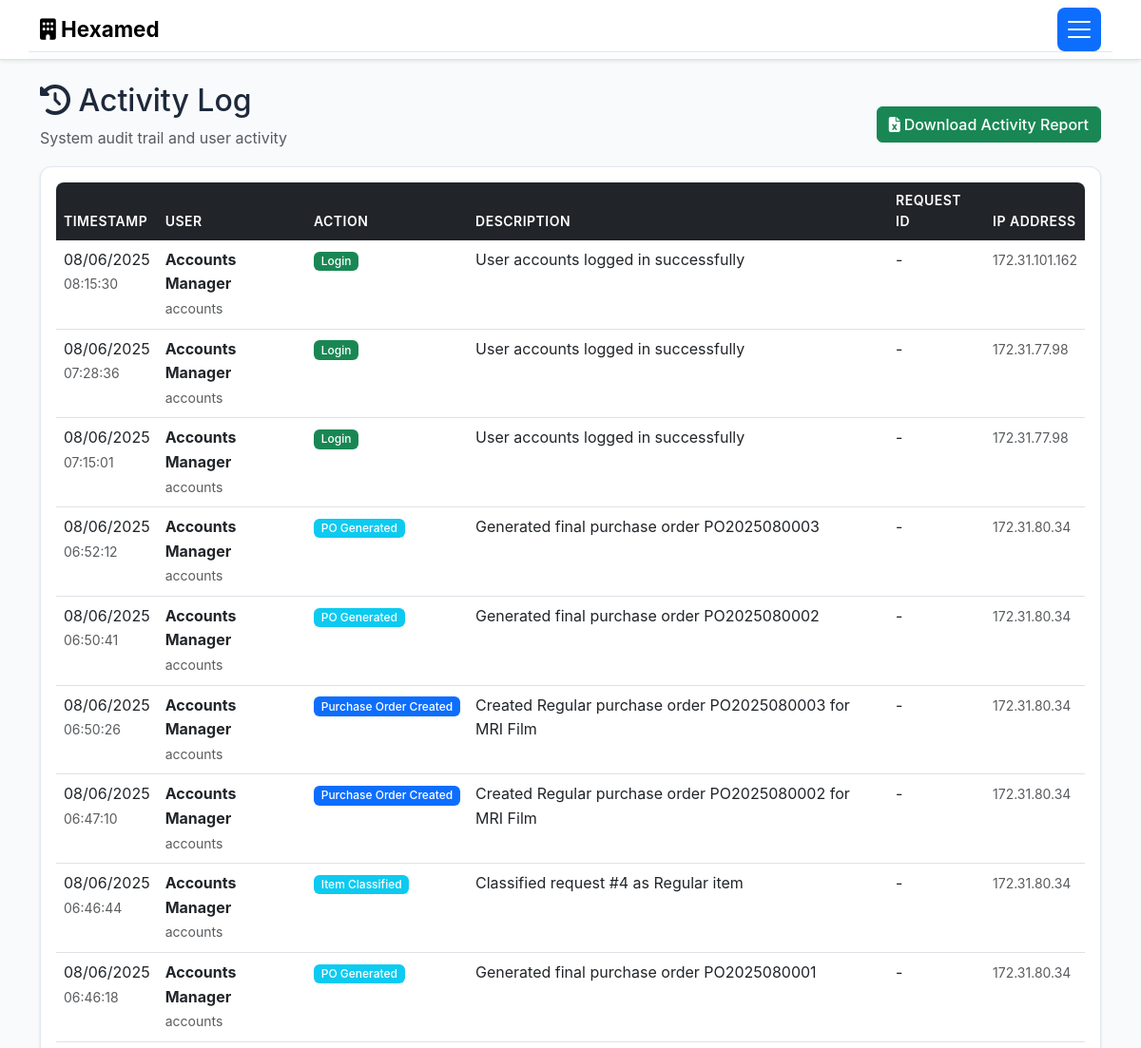
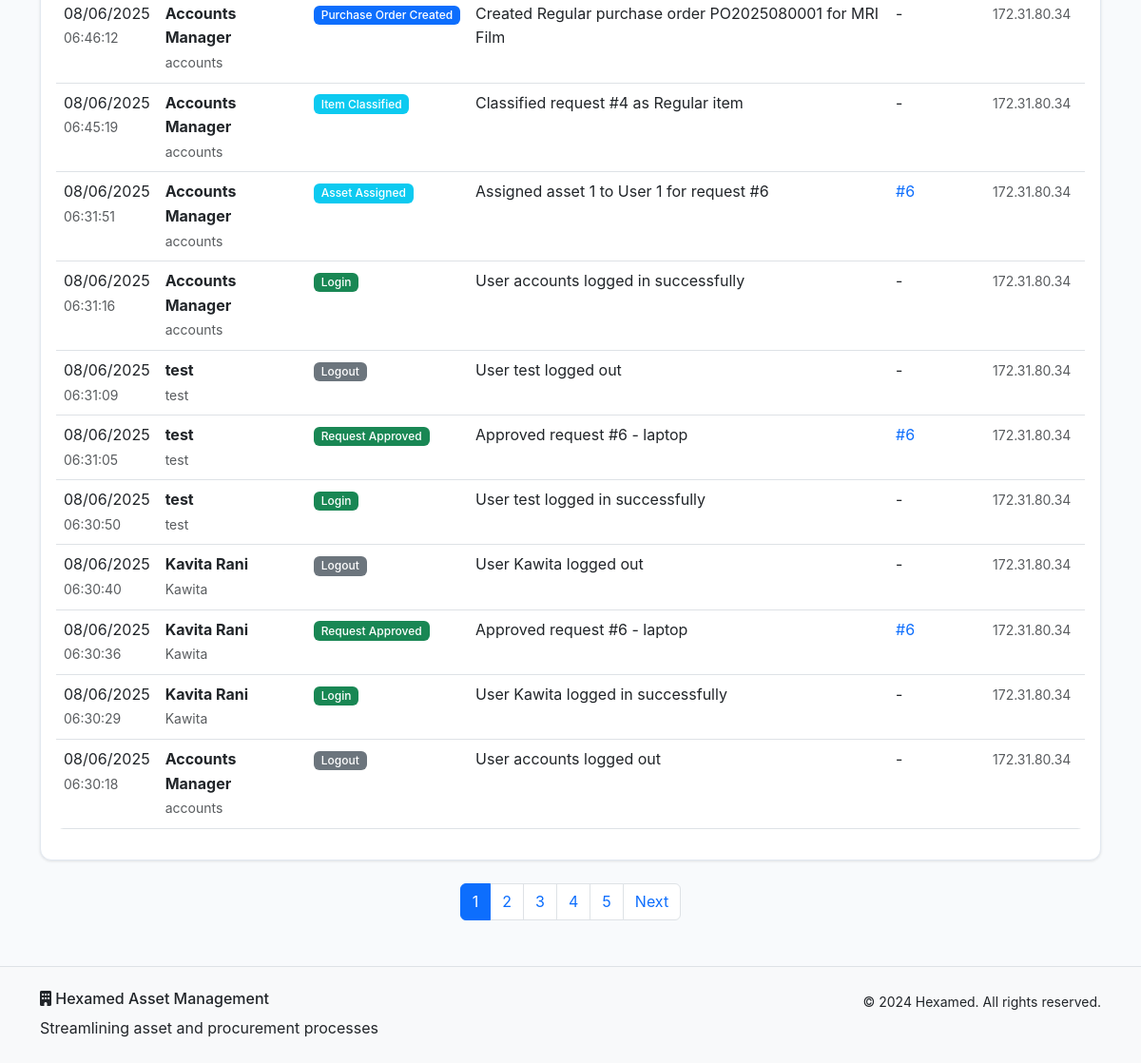
/activity (signed in), run on an earlier commit of the app's database (2 pictures, top to bottom).
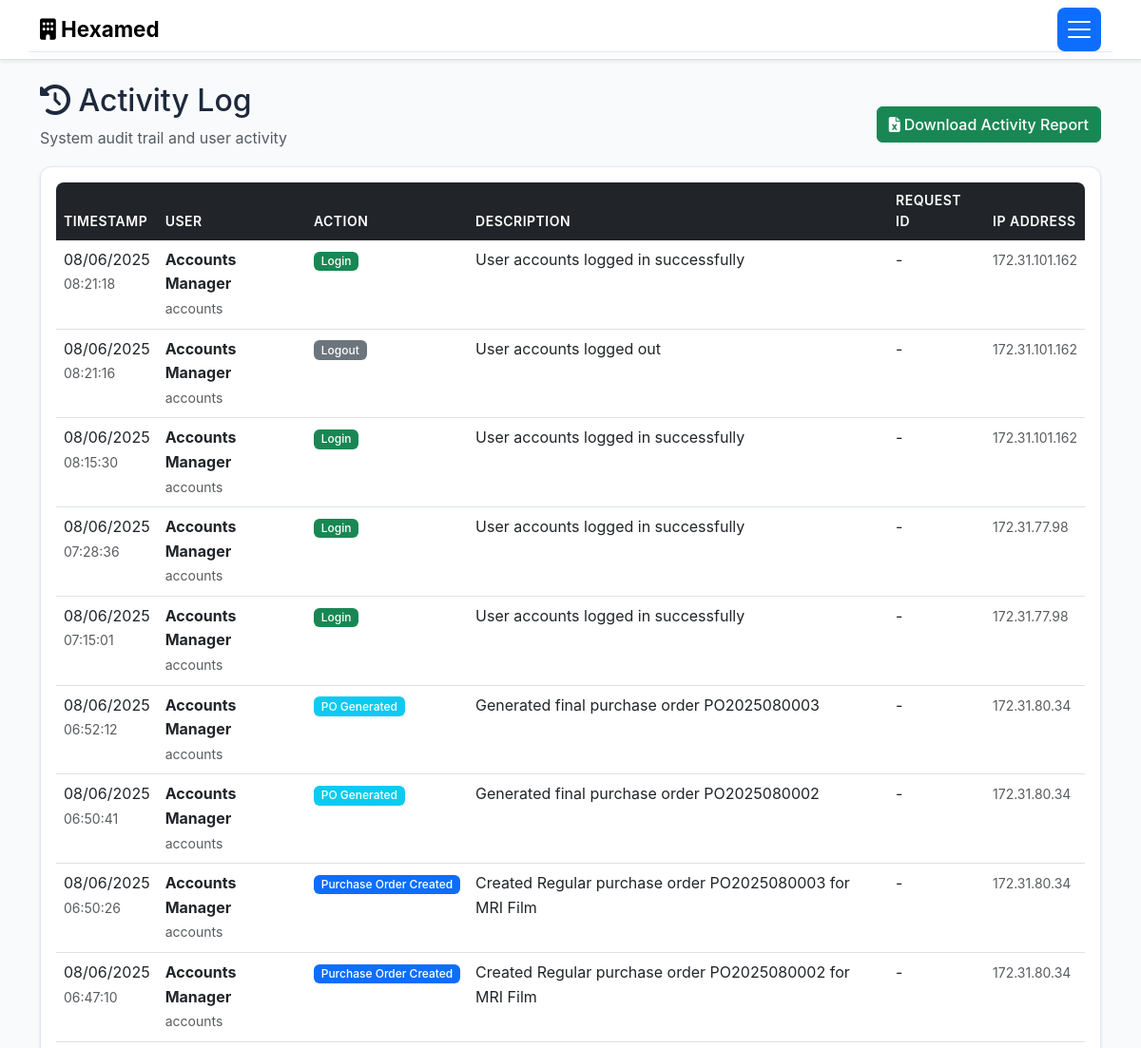
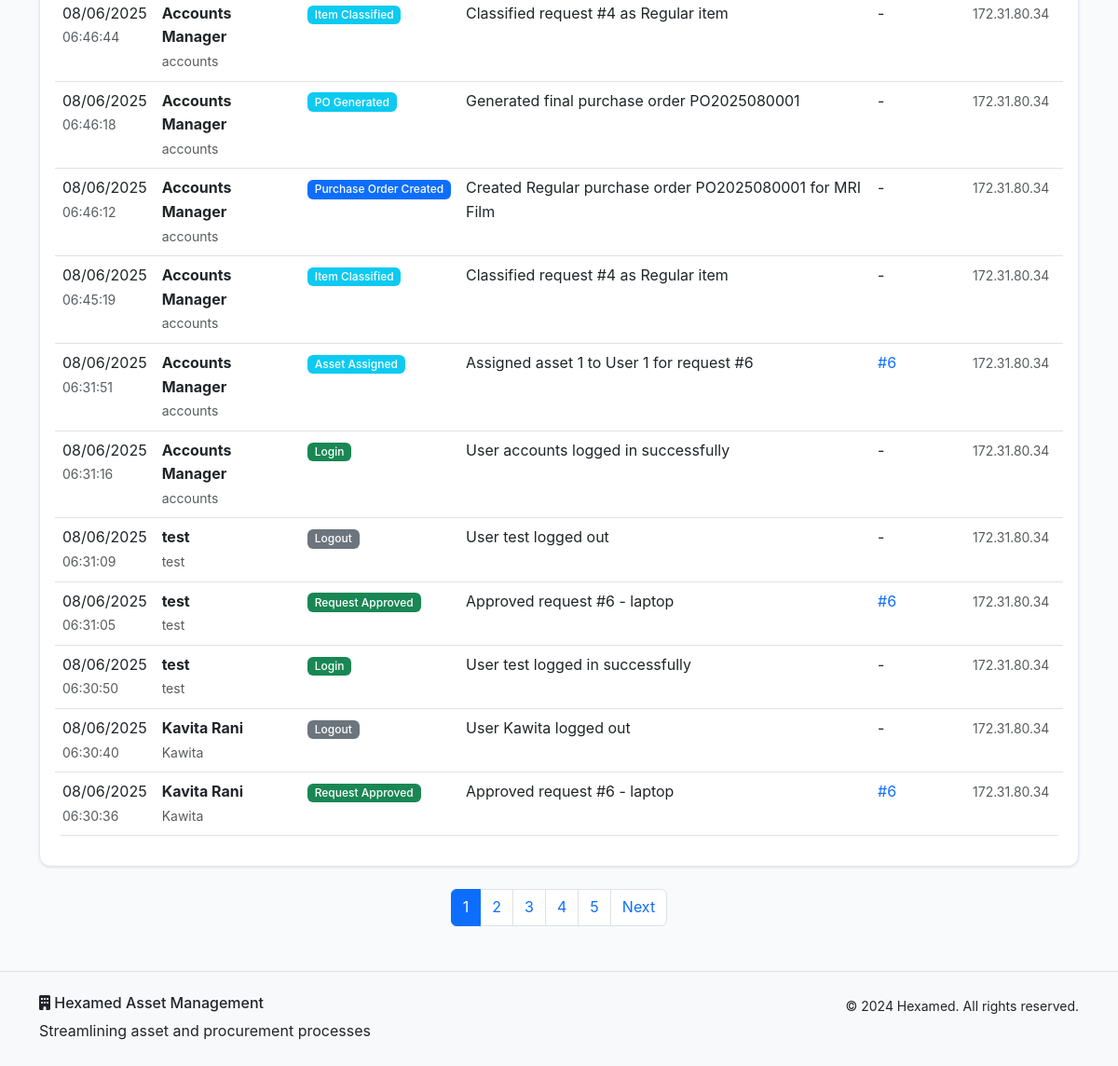
And on a later commit of the database (2 pictures, top to bottom).
### models.py (models this page shows, shortened)
class ActivityLog(db.Model):
    id = db.Column(db.Integer, primary_key=True)
    action = db.Column(db.String(100), nullable=False)
    description = db.Column(db.Text, nullable=False)
    timestamp = db.Column(db.DateTime, default=datetime.utcnow)
    ip_address = db.Column(db.String(45))
    user_id = db.Column(db.Integer, db.ForeignKey('user.id'), nullable=False)
    request_id = db.Column(db.Integer, db.ForeignKey('asset_request.id'), nullable=True)
    user = db.relationship('User', backref='activities')
    request = db.relationship('AssetRequest', backref='activities')

class User(db.Model):
    id = db.Column(db.Integer, primary_key=True)
    username = db.Column(db.String(80), unique=True, nullable=False)
    email = db.Column(db.String(120), unique=True, nullable=False)
    password_hash = db.Column(db.String(256), nullable=False)
    role = db.Column(db.String(50), nullable=False, default='User')
    full_name = db.Column(db.String(100), nullable=False)
    floor = db.Column(db.String(50))
    department = db.Column(db.String(100))
    created_at = db.Column(db.DateTime, default=datetime.utcnow)
    is_active = db.Column(db.Boolean, default=True)
    requests = db.relationship('AssetRequest', foreign_keys='AssetRequest.user_id', backref='requester', lazy=True)

### routes.py (the view)
    def decorated_function(*args, **kwargs):
        if 'user_id' not in session:
            flash('Please log in to access this page.', 'warning')
            return redirect(url_for('login'))
        return f(*args, **kwargs)

### routes.py (called while the page is built)
def require_login(f):
    def decorated_function(*args, **kwargs):
        if 'user_id' not in session:
            flash('Please log in to access this page.', 'warning')
            return redirect(url_for('login'))
        return f(*args, **kwargs)
    decorated_function.__name__ = f.__name__
    return decorated_function

@app.route('/activity')
@require_login
def activity_log():
    user = User.query.get(session['user_id'])
    page = request.args.get('page', 1, type=int)
    activities = ActivityLog.query.order_by(ActivityLog.timestamp.desc()).paginate(
        page=page, per_page=20, error_out=False)
    return render_template('activity.html', activities=activities, user=user)

### templates/activity.html (shortened to what this page needs)
{% extends "base.html" %}
{% block content %}
<div class="container my-4">
    <div class="row">
        <div class="col">
            <div class="d-flex justify-content-between align-items-center">
                <div>
                    <h2><i class="fas fa-history"></i> Activity Log</h2>
                    <p class="text-muted">System audit trail and user activity</p>
                </div>
                {% if user.role in ['Admin', 'MD', 'Accounts/SCM'] %}
                <div>
                    <a href="{{ url_for('download_recent_activity') }}" class="btn btn-success">
                        <i class="fas fa-file-excel me-1"></i>Download Activity Report
                    </a>
                </div>
                {% endif %}
            </div>
        </div>
    </div>
    {% if activities.items %}
    <div class="card">
        <div class="card-body">
            <div class="table-responsive">
                <table class="table table-hover">
                    <thead>
                        <tr>
                            <th>Timestamp</th>
                            <th>User</th>
                            <th>Action</th>
                            <th>Description</th>
                            <th>Request ID</th>
                            <th>IP Address</th>
                        </tr>
                    </thead>
                    <tbody>
                        {% for activity in activities.items %}
                        <tr>
                            <td>
                                <div>
                                    {{ activity.timestamp.strftime('%m/%d/%Y') }}
                                    <br><small class="text-muted">{{ activity.timestamp.strftime('%H:%M:%S') }}</small>
                                </div>
                            </td>
                            <td>
                                <div>
                                    <strong>{{ activity.user.full_name }}</strong>
                                    <br><small class="text-muted">{{ activity.user.username }}</small>
                                </div>
                            </td>
                            <td>
                                {% if 'Login' in activity.action %}
                                    <span class="badge bg-success">{{ activity.action }}</span>
                                {% elif 'Logout' in activity.action %}
                                    <span class="badge bg-secondary">{{ activity.action }}</span>
                                {% elif 'Created' in activity.action %}
                                    <span class="badge bg-primary">{{ activity.action }}</span>
                                {% elif 'Approved' in activity.action %}
                                    <span class="badge bg-success">{{ activity.action }}</span>
                                {% elif 'Rejected' in activity.action %}
                                    <span class="badge bg-danger">{{ activity.action }}</span>
                                {% elif 'Hold' in activity.action %}
                                    <span class="badge bg-warning">{{ activity.action }}</span>
                                {% else %}
                                    <span class="badge bg-info">{{ activity.action }}</span>
                                {% endif %}
                            </td>
                            <td>{{ activity.description }}</td>
                            <td>
                                {% if activity.request_id %}
                                    <a href="{{ url_for('view_requests') }}" class="text-decoration-none">
                                        #{{ activity.request_id }}
                                    </a>
                                {% else %}
                                    -
                                {% endif %}
                            </td>
                            <td>
                                <small class="text-muted">{{ activity.ip_address or '-' }}</small>
                            </td>
                        </tr>
                        {% endfor %}
                    </tbody>
                </table>
            </div>
        </div>
    </div>
    {% if activities.pages > 1 %}
    <nav class="mt-4">
        <ul class="pagination justify-content-center">
            {% for page_num in activities.iter_pages() %}
                {% if page_num %}
                    {% if page_num != activities.page %}
                        <li class="page-item">
                            <a class="page-link" href="{{ url_for('activity_log', page=page_num) }}">{{ page_num }}</a>
                        </li>
                    {% else %}
                        <li class="page-item active">
                            <span class="page-link">{{ page_num }}</span>
                        </li>
                    {% endif %}
                {% else %}
                    <li class="page-item disabled">
                        <span class="page-link">...</span>
                    </li>
                {% endif %}
            {% endfor %}
            {% if activities.has_next %}
                <li class="page-item">
                    <a class="page-link" href="{{ url_for('activity_log', page=activities.next_num) }}">Next</a>
                </li>
            {% endif %}
        </ul>
    </nav>
    {% endif %}
    {% endif %}
</div>
{% endblock %}

### templates/base.html (shortened to what this page needs)
<!DOCTYPE html>
<html lang="en" data-bs-theme="light">
<head>
    <link href="https://cdn.jsdelivr.net/npm/bootstrap@5.3.0/dist/css/bootstrap.min.css" rel="stylesheet">
    <link rel="stylesheet" href="https://cdnjs.cloudflare.com/ajax/libs/font-awesome/6.4.0/css/all.min.css">
    <link rel="stylesheet" href="{{ url_for('static', filename='style.css') }}">
</head>
<body>
    {% if session.user_id %}
    <nav class="navbar navbar-expand-lg navbar-light bg-white shadow-sm border-bottom">
        <div class="container">
            <a class="navbar-brand" href="{{ url_for('dashboard') }}">
                <i class="fas fa-building"></i> Hexamed
            </a>
            <button class="navbar-toggler" type="button" data-bs-toggle="collapse" data-bs-target="#navbarNav">
                <span class="navbar-toggler-icon"></span>
            </button>
            <div class="collapse navbar-collapse" id="navbarNav">
                <ul class="navbar-nav me-auto">
                    {% if session.role in ['Admin', 'MD', 'Accounts/SCM'] %}
                        <li class="nav-item">
                            <a class="nav-link" href="{{ url_for('view_assignments') }}">
                                <i class="fas fa-tasks"></i> Item Assignments
                            </a>
                        </li>
                        {% endif %}
                </ul>
                <ul class="navbar-nav">
                    <li class="nav-item dropdown d-none d-lg-block">
                        <a class="nav-link dropdown-toggle" href="#" id="navbarDropdown" role="button" data-bs-toggle="dropdown">
                            <i class="fas fa-user"></i> {{ session.full_name }}
                            <span class="badge bg-secondary">{{ session.role }}</span>
                        </a>
                    </li>
                </ul>
            </div>
        </div>
    </nav>
    {% endif %}
    <main>
        {% block content %}{% endblock %}
    </main>
    <footer class="bg-light text-dark mt-5 py-4 border-top">
        <div class="container">
            <div class="row">
                <div class="col-md-6">
                    <h6><i class="fas fa-building"></i> Hexamed Asset Management</h6>
                    <p class="mb-0">Streamlining asset and procurement processes</p>
                </div>
                <div class="col-md-6 text-md-end">
                    <small>&copy; 2024 Hexamed. All rights reserved.</small>
                </div>
            </div>
        </div>
    </footer>
</body>
</html>

### static/style.css (style rules this page uses)
:root { --hexamed-primary: #2563eb; --hexamed-secondary: #64748b; --hexamed-success: #00ffaa; --hexamed-warning: #ffa200; --hexamed-danger: #ff0000; --hexamed-info: #06b6d4; --hexamed-light: #f8fafc; --hexamed-dark: #465977; --hexamed-gradient: linear-gradient(135deg, #2563eb, #06b6d4); }
body { font-family: 'Inter', 'Segoe UI', Tahoma, Geneva, Verdana, sans-serif; line-height: 1.6; background-color: #f8fafc; color: #1e293b; }
.navbar-brand { font-weight: bold; font-size: 1.4rem; }
.navbar-nav .nav-link { font-weight: 500; transition: color 0.3s ease; }
.card { border: 1px solid #e2e8f0; border-radius: 0.75rem; box-shadow: 0 1px 3px rgba(0, 0, 0, 0.1); transition: all 0.3s ease; background: white; }
.btn { font-weight: 500; transition: all 0.3s ease; border-radius: 0.375rem; }
.table { border-radius: 0.5rem; overflow: hidden; }
.table thead th { background-color: var(--bs-dark); color: white; border: none; font-weight: 600; text-transform: uppercase; font-size: 0.875rem; letter-spacing: 0.5px; }
.table tbody tr { transition: background-color 0.2s ease; }
.badge { font-weight: 500; font-size: 0.75rem; padding: 0.35em 0.65em; }
.navbar-toggler { display: block !important; border: none; background: var(--bs-primary); border-radius: 0.5rem; padding: 0.5rem; transition: all 0.3s ease; }
.navbar-toggler-icon { width: 1.5em; height: 1.5em; }
.navbar-collapse { position: absolute; top: 100%; left: 0; right: 0; background: white; box-shadow: 0 4px 6px rgba(0, 0, 0, 0.1); border-radius: 0 0 0.75rem 0.75rem; border: 1px solid #e2e8f0; border-top: none; z-index: 1050; max-height: 0; overflow: hidden; transition: max-height 0.3s ease; }
.navbar-collapse .navbar-nav { flex-direction: column; padding: 1rem 0; }
.navbar-collapse .navbar-nav .nav-link { padding: 0.75rem 1.5rem; color: #374151; font-weight: 500; border-bottom: 1px solid #f3f4f6; transition: all 0.3s ease; }
.navbar-collapse .navbar-nav .nav-link i { margin-right: 0.75rem; width: 1.25rem; text-align: center; }
.navbar-collapse .navbar-nav:last-of-type { border-top: 2px solid var(--bs-primary); margin-top: 1rem; padding-top: 1rem; background: #f8fafc; }
.navbar-collapse .dropdown-toggle { background: var(--bs-primary); color: white; border-radius: 0.5rem; margin: 0 1rem; font-weight: 600; }
.navbar { position: relative; }
.navbar .container { position: relative; }

What changed in the data, as far as the page shows it:
no longer on this page (row unchanged): ActivityLog: timestamp "08/06/2025", timestamp "06:30:29", user.full_name "Kavita Rani", user.username "Kawita", action "Login", description "User Kawita logged in successfully", ip_address "172.31.80.34"
no longer on this page (row unchanged): ActivityLog: timestamp "08/06/2025", timestamp "06:30:18", user.full_name "Accounts Manager", user.username "accounts", action "Logout", description "User accounts logged out", ip_address "172.31.80.34"
added ActivityLog: timestamp "08/06/2025", timestamp "08:21:18", user.full_name "Accounts Manager", user.username "accounts", action "Login", description "User accounts logged in successfully", ip_address "172.31.101.162"
added ActivityLog: timestamp "08/06/2025", timestamp "08:21:16", user.full_name "Accounts Manager", user.username "accounts", action "Logout", description "User accounts logged out", ip_address "172.31.101.162"
